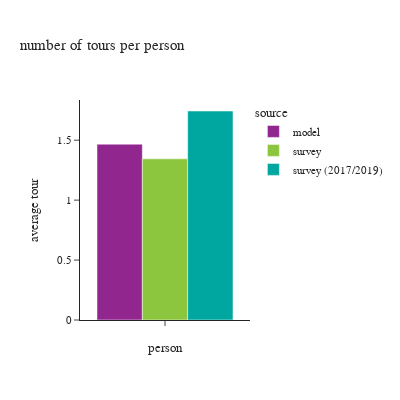

This figure's notebook cell:
### Code cell
df_plot = df_tour.groupby(['source'])['toexpfac'].sum().reset_index().\
    merge(df_person.groupby(['source'])['psexpfac'].sum().reset_index(), how='left', on=['source'])
df_plot['average tour'] = df_plot['toexpfac']/df_plot['psexpfac']
df_plot['person'] = ''

fig = px.bar(df_plot, x="person", y="average tour", color="source",
             barmode="group",title="number of tours per person")
fig.update_layout(height=400, width=400, font=dict(size=11),
                  xaxis = dict(dtick = 1, categoryorder='category ascending'),
                  yaxis=dict(tickformat=".3"))
fig.show()

### Figure 1 — Plotly figure (JSON) as saved in the notebook; plotly's stock layout.template omitted (floating-point values rounded to 4 significant figures)
{"data": [{"alignmentgroup": "True", "hovertemplate": "source=model<br>person=%{x}<br>average tour=%{y}<extra></extra>", "legendgroup": "model", "marker": {"color": "#91268F", "pattern": {"shape": ""}}, "name": "model", "offsetgroup": "model", "orientation": "v", "showlegend": true, "textposition": "auto", "type": "bar", "x": [""], "xaxis": "x", "y": [1.467], "yaxis": "y"}, {"alignmentgroup": "True", "hovertemplate": "source=survey<br>person=%{x}<br>average tour=%{y}<extra></extra>", "legendgroup": "survey", "marker": {"color": "#8CC63E", "pattern": {"shape": ""}}, "name": "survey", "offsetgroup": "survey", "orientation": "v", "showlegend": true, "textposition": "auto", "type": "bar", "x": [""], "xaxis": "x", "y": [1.345], "yaxis": "y"}, {"alignmentgroup": "True", "hovertemplate": "source=survey (2017/2019)<br>person=%{x}<br>average tour=%{y}<extra></extra>", "legendgroup": "survey (2017/2019)", "marker": {"color": "#00A7A0", "pattern": {"shape": ""}}, "name": "survey (2017/2019)", "offsetgroup": "survey (2017/2019)", "orientation": "v", "showlegend": true, "textposition": "auto", "type": "bar", "x": [""], "xaxis": "x", "y": [1.744], "yaxis": "y"}], "layout": {"barmode": "group", "font": {"size": 11}, "height": 400, "legend": {"title": {"text": "source"}, "tracegroupgap": 0}, "title": {"text": "number of tours per person"}, "width": 400, "xaxis": {"anchor": "y", "categoryorder": "category ascending", "domain": [0.0, 1.0], "dtick": 1, "title": {"text": "person"}}, "yaxis": {"anchor": "x", "domain": [0.0, 1.0], "tickformat": ".3", "title": {"text": "average tour"}}}}
